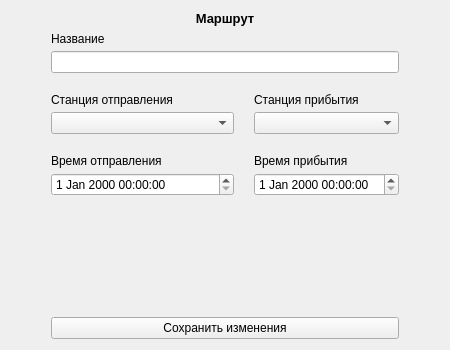
<?xml version="1.0" encoding="UTF-8"?>
<ui version="4.0">
 <class>UpdateRouteModal</class>
 <widget class="QWidget" name="UpdateRouteModal">
  <property name="geometry">
   <rect>
    <x>0</x>
    <y>0</y>
    <width>450</width>
    <height>350</height>
   </rect>
  </property>
  <property name="minimumSize">
   <size>
    <width>450</width>
    <height>350</height>
   </size>
  </property>
  <property name="maximumSize">
   <size>
    <width>450</width>
    <height>350</height>
   </size>
  </property>
  <property name="windowTitle">
   <string>Form</string>
  </property>
  <layout class="QVBoxLayout" name="verticalLayout">
   <item>
    <widget class="QLabel" name="label">
     <property name="styleSheet">
      <string notr="true">font-weight: 600; font-size: 10pt; color: black;</string>
     </property>
     <property name="text">
      <string>Маршрут</string>
     </property>
     <property name="alignment">
      <set>Qt::AlignCenter</set>
     </property>
    </widget>
   </item>
   <item>
    <layout class="QHBoxLayout" name="horizontalLayout" stretch="0,2,0">
     <item>
      <spacer name="horizontalSpacer">
       <property name="orientation">
        <enum>Qt::Horizontal</enum>
       </property>
       <property name="sizeHint" stdset="0">
        <size>
         <width>40</width>
         <height>20</height>
        </size>
       </property>
      </spacer>
     </item>
     <item>
      <layout class="QVBoxLayout" name="formLayout">
       <property name="spacing">
        <number>20</number>
       </property>
       <item>
        <layout class="QGridLayout" name="gridLayout" columnstretch="1,0">
         <property name="sizeConstraint">
          <enum>QLayout::SetMinimumSize</enum>
         </property>
         <item row="1" column="1">
          <layout class="QVBoxLayout" name="inputGroup_8">
           <property name="spacing">
            <number>5</number>
           </property>
           <item>
            <widget class="QLabel" name="arrivalStationLabel">
             <property name="text">
              <string>Станция прибытия</string>
             </property>
            </widget>
           </item>
           <item>
            <widget class="QComboBox" name="arrStationComboBox"/>
           </item>
          </layout>
         </item>
         <item row="2" column="1">
          <layout class="QVBoxLayout" name="inputGroup_9">
           <property name="spacing">
            <number>5</number>
           </property>
           <item>
            <widget class="QLabel" name="arrivalDateLabel">
             <property name="text">
              <string>Время прибытия</string>
             </property>
            </widget>
           </item>
           <item>
            <widget class="QDateTimeEdit" name="arrDateInput"/>
           </item>
          </layout>
         </item>
         <item row="2" column="0">
          <layout class="QVBoxLayout" name="inputGroup_10">
           <property name="spacing">
            <number>5</number>
           </property>
           <item>
            <widget class="QLabel" name="departureDateLabel">
             <property name="text">
              <string>Время отправления</string>
             </property>
            </widget>
           </item>
           <item>
            <widget class="QDateTimeEdit" name="depDateInput"/>
           </item>
          </layout>
         </item>
         <item row="1" column="0">
          <layout class="QVBoxLayout" name="inputGroup_7">
           <property name="spacing">
            <number>5</number>
           </property>
           <item>
            <widget class="QLabel" name="departureStationLabel">
             <property name="text">
              <string>Станция отправления</string>
             </property>
            </widget>
           </item>
           <item>
            <widget class="QComboBox" name="depStationComboBox"/>
           </item>
          </layout>
         </item>
         <item row="0" column="0" colspan="2">
          <layout class="QVBoxLayout" name="inputGroup_6">
           <property name="spacing">
            <number>5</number>
           </property>
           <item>
            <widget class="QLabel" name="nameLabel">
             <property name="text">
              <string>Название</string>
             </property>
            </widget>
           </item>
           <item>
            <widget class="QLineEdit" name="nameInput">
             <property name="echoMode">
              <enum>QLineEdit::Normal</enum>
             </property>
            </widget>
           </item>
          </layout>
         </item>
        </layout>
       </item>
       <item>
        <spacer name="verticalSpacer_2">
         <property name="orientation">
          <enum>Qt::Vertical</enum>
         </property>
         <property name="sizeHint" stdset="0">
          <size>
           <width>20</width>
           <height>40</height>
          </size>
         </property>
        </spacer>
       </item>
       <item>
        <widget class="QPushButton" name="updateButton">
         <property name="cursor">
          <cursorShape>PointingHandCursor</cursorShape>
         </property>
         <property name="text">
          <string>Сохранить изменения</string>
         </property>
        </widget>
       </item>
      </layout>
     </item>
     <item>
      <spacer name="horizontalSpacer_2">
       <property name="orientation">
        <enum>Qt::Horizontal</enum>
       </property>
       <property name="sizeHint" stdset="0">
        <size>
         <width>40</width>
         <height>20</height>
        </size>
       </property>
      </spacer>
     </item>
    </layout>
   </item>
  </layout>
 </widget>
 <resources/>
 <connections/>
</ui>
